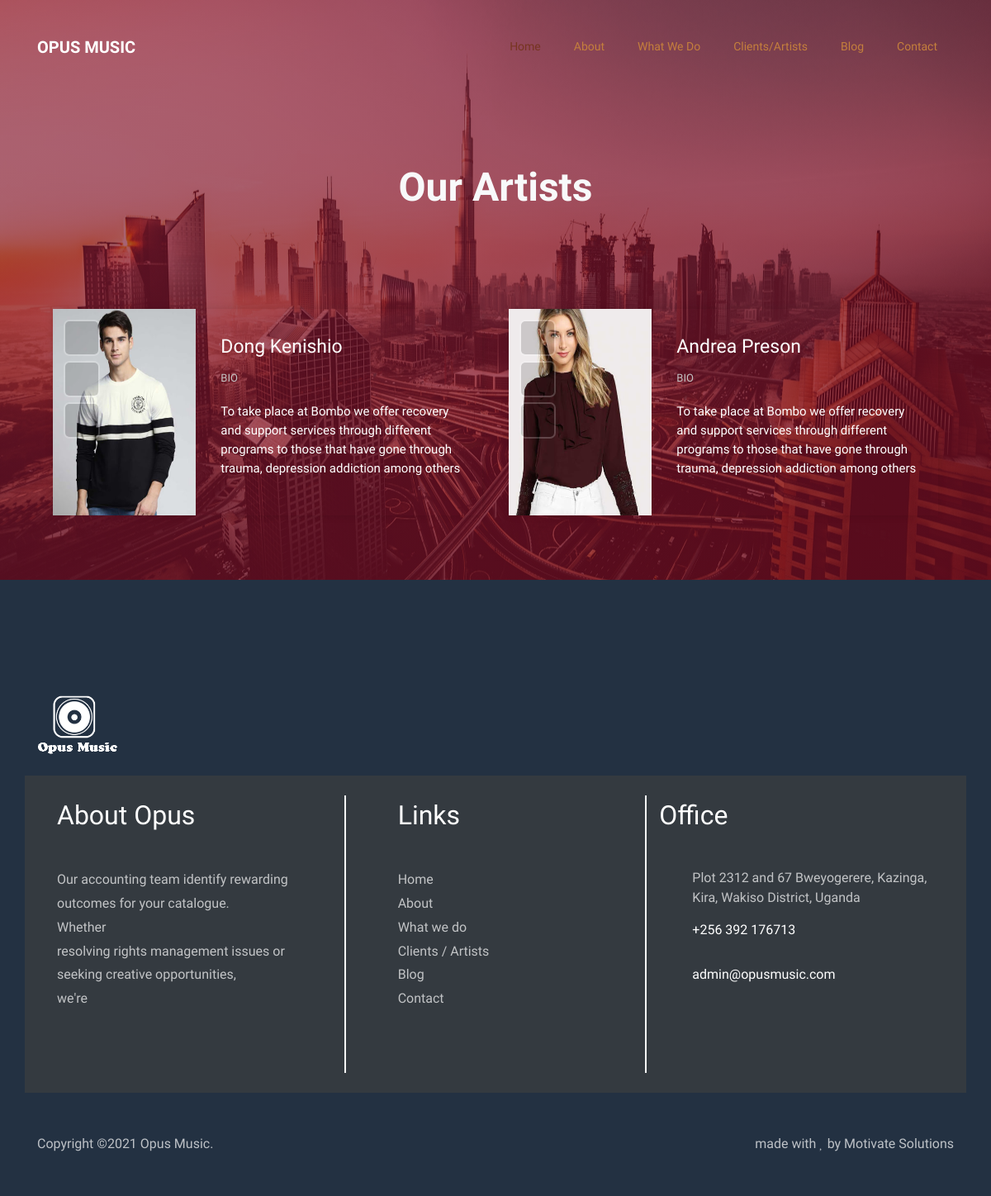
Page /index.php/clients on the committed database.
### tables this page shows
CREATE TABLE IF NOT EXISTS `artists` (
  `artist_id` int(11) NOT NULL AUTO_INCREMENT,
  `genre_id` int(25) NOT NULL,
  `reg_no` int(25) NOT NULL,
  `artist_name` varchar(100) NOT NULL,
  `biography` text NOT NULL,
  `email` varchar(100) NOT NULL,
  `address` text NOT NULL,
  `contact` varchar(25) NOT NULL,
  `designation` int(25) NOT NULL,
  `gender` varchar(25) NOT NULL,
  `dob` varchar(10) NOT NULL,
  `nationality` varchar(25) NOT NULL,
  `photo` varchar(100) NOT NULL,
  `created_date` timestamp NOT NULL,
  PRIMARY KEY (`artist_id`)
);

CREATE TABLE IF NOT EXISTS `settings` (
  `sid` int(11) NOT NULL AUTO_INCREMENT,
  `sname` varchar(60) NOT NULL,
  `spname` varchar(60) NOT NULL,
  `smotto` varchar(60) NOT NULL,
  `semail` varchar(60) NOT NULL,
  `sphone` varchar(60) NOT NULL,
  `saddress` varchar(250) NOT NULL,
  `swurl` varchar(250) NOT NULL,
  `sphoto` varchar(60) NOT NULL,
  `status` int(11) NOT NULL DEFAULT '100',
  `sbackgphoto` varchar(60) NOT NULL,
  `eventbgimg` varchar(100) NOT NULL,
  `radiobgimg` varchar(100) NOT NULL,
  `sosname` varchar(60) NOT NULL,
  `sversion` varchar(10) NOT NULL,
  `subscribe_date` varchar(25) NOT NULL,
  `ug_address` text NOT NULL,
  `ug_email` varchar(50) NOT NULL,
  `ug_contact` varchar(20) NOT NULL,
  PRIMARY KEY (`sid`)
);

### application/core/MY_Controller.php (called while the page is built, shortened)
<?php
class Client_Controller extends MY_Controller
{
	public function __construct()
	{
			$this->load->model('admin/service/service_model','service');
			$this->load->model('admin/display/display_model','display');
			$this->load->model('admin/event/event_model','event');
			$this->load->model('admin/blog/blog_model','blog');
			$this->load->model('admin/work/work_model','work');
			$this->load->model('admin/genre/artist_model','artist');
			$this->load->model('admin/artist/track_model','track');
			$this->load->model('admin/settings/settings_model', 'settings');
			$setting_id = $this->settings->get_maximum_setting_id();
			$this->systemdata = $this->settings->get_setting_by_id($setting_id);
			$this->load->model('admin/event/event_model','event');
			$this->load->model('admin/employee/employee_model','employee');
			$this->load->model('admin/about/about_model','about');
	}
	public function render_template($page = null, $data = array())
	{
		$this->load->view('template/header', $data);
		$this->load->view($page, $data);
		$this->load->view('template/footer', $data);
	}
}

### application/controllers/Clients.php (called while the page is built, shortened)
<?php
class Clients extends Client_Controller{
	public function __construct(){
		parent::__construct();
	}
	public function index(){
        $data['presentersResults'] = $this->employee->get_presenters_info(8);
        $data['artistResults'] = $this->artist->get_artist_info(8);
        $this->render_template('artists',$data);
    }
}

### index.php (called while the page is built, shortened)
<?php
require_once BASEPATH.'core/CodeIgniter.php';

### application/models/admin/genre/Artist_model.php (called while the page is built, shortened)
<?php
class Artist_model extends CI_Model{
    var $table = 'artists';
    public function get_artist_info($max){
      $this->db->select('*');
      $this->db->from($this->table);
      $this->db->limit($max);
      $this->db->order_by('artist_id', 'DESC');
      $query = $this->db->get();
      return $query->result_array();
    }
}

### application/models/admin/settings/Settings_model.php (called while the page is built, shortened)
<?php
class Settings_model extends CI_model{
	var $table = 'settings';
	public function get_maximum_setting_id(){
        $this->db->select_max('sid');
        $this->db->from($this->table);
        $query = $this->db->get();
        $data = $query->row();
        return $data->sid;
    }
    public function get_setting_by_id($id) {
    	$this->db->select('*');
        $this->db->from($this->table);
        $this->db->where('sid', $id);
        $query = $this->db->get();
        return $query->row();
    }
}

### application/views/artists.php (the view)
  <section class="ftco-services pt-lg-5 artists" style="background-image: url('<?php echo base_url('assets/client/images/banners/bg-1.jpg'); ?>'" >
      <div class="container-fluid">
          <div class="services-wrap p-4 p-md-5">
              <div class="row justify-content-center align-items-center">
                  <div class="heading-section mt-5 mb-5 text-center ftco-animate">
                      <h1 class="mb-2 text-light h1-header">Our Artists</h1>
                  </div>
              </div>
              <div class="row d-block-12 pt-5">
                  <?php if (count($artistResults) > 0) :
                  foreach ($artistResults as $artistData) :
                  ?>
                  <div class="col-lg-6">
                      <div class="row team-2 mb-50">
                          <div class="col-xl-4 col-lg-5 col-md-4 col-sm-12 col-pad ">
                              <div class="photo">
                                  <img src="<?php echo base_url('uploads/artists/' . $artistData['photo']); ?>" alt="artist-image" class="img-fluid">
                                  <div class="social-list clearfix">
                                      <a href="#" class="facebook-bg"><i class="icon icon-facebook"></i></a>
                                      <a href="#" class="twitter-bg"><i class="icon icon-twitter"></i></a>
                                      <a href="#" class="google-bg"><i class="icon icon-youtube"></i></a>
                                  </div>
                              </div>
                          </div>
                          <div class="col-xl-8 col-lg-7 col-md-8 col-sm-12 col-pad align-self-center bg">
                              <div class="detail">
                                  <h4>
                                      <a href="<?=base_url('clients/singleartist/'.$artistData['artist_id'].'/'.url_title(strtolower($artistData['artist_name']), 'dash', true));?>"><?=($artistData['artist_name'])?></a>
                                  </h4>
                                  <h5>Bio</h5>
                                  <div class="contact">
                                      <p><?=($artistData['biography'])?></p>
                                  </div>
                              </div>
                          </div>
                      </div>
                  </div>
                  <?php endforeach; ?>
                  <br>
                  <?php endif; ?>
              </div>
          </div>
</div>
  </section>

### application/views/template/header.php (shortened to what this page needs)
<!DOCTYPE html>
<html lang="en">
  <head>
    <link rel="stylesheet" href="<?=base_url('assets/client/css/open-iconic-bootstrap.min.css');?>">
    <link rel="stylesheet" href="<?=base_url('assets/client/css/animate.css');?>">
    <link rel="stylesheet" href="<?=base_url('assets/client/css/owl.carousel.min.css');?>">
    <link rel="stylesheet" href="<?=base_url('assets/client/css/owl.theme.default.min.css');?>">
    <link rel="stylesheet" href="<?=base_url('assets/client/css/magnific-popup.css');?>">
    <link rel="stylesheet" href="<?=base_url('assets/client/css/aos.css');?>">
    <link rel="stylesheet" href="<?=base_url('assets/client/css/ionicons.min.css');?>">
    <link rel="stylesheet" href="<?=base_url('assets/client/css/bootstrap-datepicker.css');?>">
    <link rel="stylesheet" href="<?=base_url('assets/client/css/jquery.timepicker.css');?>">
    <link rel="stylesheet" href="<?=base_url('assets/client/css/flaticon.css');?>">
    <link rel="stylesheet" href="<?=base_url('assets/client/css/icomoon.css');?>">
    <link rel="stylesheet" href="<?=base_url('assets/client/css/globle.css');?>">
    <link rel="stylesheet" href="<?=base_url('assets/client/css/style.css');?>">
  </head>
  <body class="sate-bg" style="background-image: url('<?php echo base_url('assets/client/images/banners/'); ?>'">
	  <nav class="navbar navbar-expand-lg navbar-dark ftco_navbar bg-dark ftco-navbar-light" id="ftco-navbar">
	    <div class="container">
	      <a class="navbar-brand" href="<?= base_url()?>">Opus Music</a>
	      <div class="collapse navbar-collapse" id="ftco-nav">
	        <ul class="navbar-nav ml-auto">
	          <li class="nav-item active"><a href="<?= base_url()?>" class="nav-link">Home</a></li>
	          <li class="nav-item"><a href="<?= base_url('about')?>" class="nav-link">About</a></li>
	          <li class="nav-item"><a href="<?= base_url('what_we_do')?>" class="nav-link">What We Do</a></li>
	          <li class="nav-item"><a class="nav-link" href="<?= base_url('artists')?>">Clients/Artists</a></li>
	          <li class="nav-item"><a href="<?= base_url('blog')?>" class="nav-link">Blog</a></li>
	          <li class="nav-item"><a href="<?= base_url('contact')?>" class="nav-link">Contact</a></li>
	        </ul>
	      </div>
	    </div>
	  </nav>

### application/views/template/footer.php (shortened to what this page needs)
<footer class="ftco-footer ftco-bg-dark ftco-section">
      <div class="container">
        <div class="row">
          <div class="logo g-width-100--xs g-height-auto--xs">
            <img src="<?php echo base_url('assets/client/images/banners/Opus Music Logo.png'); ?>" alt="">
          </div>
        </div>
        <div class="row mb-5 bg-dark p-4">
          <div class="col-md">
            <div class="ftco-footer-widget mb-4">
              <h2 class="ftco-heading-2">About Opus</h2>
              <p>Our accounting team identify rewarding <br> outcomes for your catalogue. <br> Whether <br> resolving rights management issues or <br> seeking creative opportunities,<br> we're</p>
            </div>
          </div>
          <i class="border border-light g-display-block--md g-display-none--xs"></i>
          <div class="col-md">
            <div class="ftco-footer-widget mb-4 ml-md-5">
              <h2 class="ftco-heading-2">Links</h2>
              <ul class="list-unstyled">
                <li><a href="<?= base_url()?>" class="d-block">Home</a></li>
                <li><a href="<?= base_url('about')?>" class="d-block">About</a></li>
                <li><a href="<?= base_url('what_we_do')?>" class="d-block">What we do</a></li>
                <li><a href="<?= base_url('clients/artists')?>" class="d-block">Clients / Artists</a></li>
                <li><a href="<?= base_url('blog')?>" class="d-block">Blog</a></li>
                <li><a href="<?= base_url('contact')?>" class="d-block">Contact</a></li>
              </ul>
            </div>
          </div>
          <i class="border border-light g-display-block--md g-display-none--xs"></i>
          <div class="col-md">
            <div class="ftco-footer-widget mb-4">
            	<h2 class="ftco-heading-2">Office</h2>
            	<div class="block-23 mb-2">
	              <ul>
	                <li><span class="icon icon-map-marker"></span><span class="text"><?=($this->systemdata->ug_address); ?></span></li>
	                <li><a href="#"><span class="icon icon-phone"></span><span class="text"><?=($this->systemdata->ug_contact); ?></span></a></li>
	                <li><a href="mailto:<?=($this->systemdata->semail); ?>"><span class="icon icon-envelope"></span><span class="text"><?=($this->systemdata->semail); ?></span></a></li>
                </ul>
              </div>
              <ul class="ftco-footer-social list-unstyled float-md-left float-lft">
                </ul>
            </div>
          </div>
        </div>
        <div class="row">
          <div class="col-md-12 text-center">
            <p>
              <span class="float-md-left">Copyright &copy;<script>document.write(new Date().getFullYear());</script> <?=($this->systemdata->sname); ?>.</span>
              <span class="float-md-right">made with <i class="icon-heart" aria-hidden="true"></i> by <a href="#" target="_blank">Motivate Solutions</a></span>
            </p>
          </div>
        </div>
      </div>
    </footer>
  </body>
</html>

### assets/client/css/icomoon.css (style rules this page uses)
[class^="icon-"], [class*=" icon-"] { font-family: 'icomoon' !important; speak: none; font-style: normal; font-weight: normal; font-variant: normal; text-transform: none; line-height: 1; -webkit-font-smoothing: antialiased; -moz-osx-font-smoothing: grayscale; }
.icon-heart:before { content: "\f004"; }
.icon-map-marker:before { content: "\f041"; }
.icon-phone:before { content: "\f095"; }
.icon-twitter:before { content: "\f099"; }
.icon-facebook:before { content: "\f09a"; }
.icon-envelope:before { content: "\f0e0"; }
.icon-youtube:before { content: "\f167"; }

### rows in the picture
artists: photo (picture), artist_name "Dong Kenishio", biography "To take place at Bombo we offer recovery and support services through different programs to those that have gone through trauma, depression addiction among others"
artists: photo (picture), artist_name "Andrea Preson", biography "To take place at Bombo we offer recovery and support services through different programs to those that have gone through trauma, depression addiction among others"
settings: ug_address "Plot 2312 and 67 Bweyogerere, Kazinga, Kira, Wakiso District, Uganda", ug_contact "+256 392 176713", semail "admin@opusmusic.com", sname "Opus Music"
